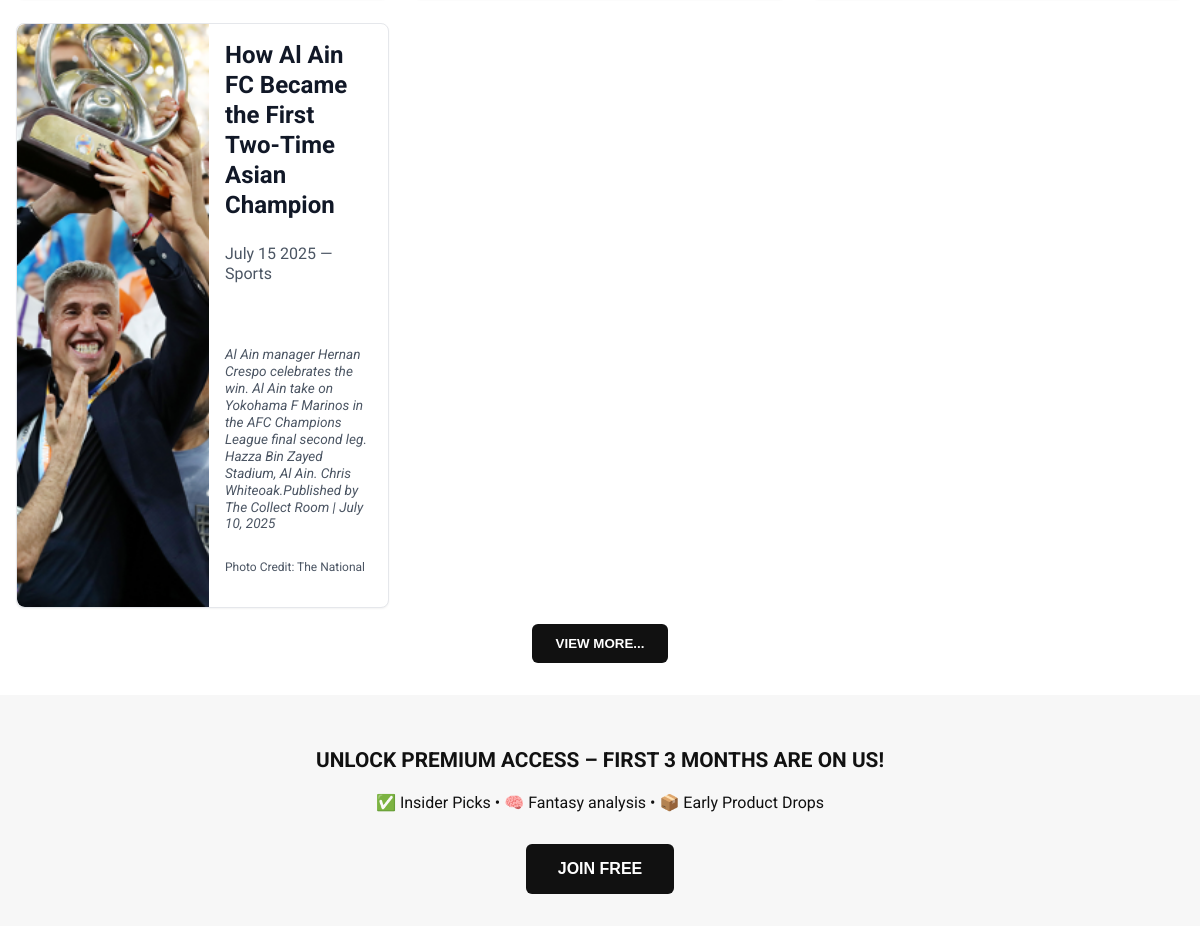
Before: / (middle part) with the older database file.
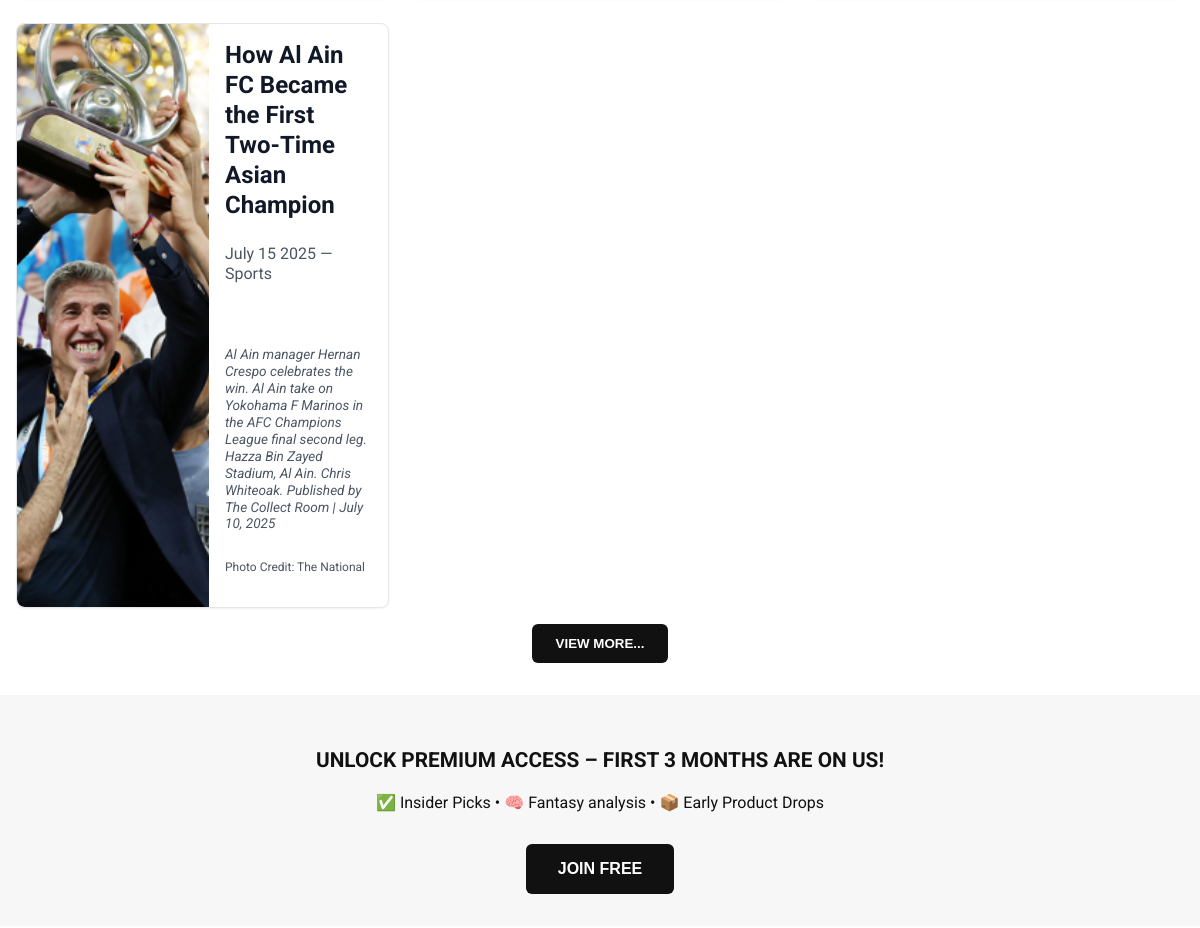
After: the same page with the newer database file.
### app.py (models this page shows)
class News(db.Model):
    id = db.Column(db.Integer, primary_key=True)
    title = db.Column(db.String(255))
    date = db.Column(db.String(50))
    category = db.Column(db.String(100))
    image_filename = db.Column(db.String(255))
    content = db.Column(db.Text)
    image_caption = db.Column(db.String(255))
    image_credit = db.Column(db.String(255))
    @property
    def image_url(self):
        if self.image_filename:
            return f"/static/uploads/{self.image_filename}"
        else:
            return "/static/uploads/default-placeholder.png"

### app.py (the view)
@app.route('/')
def home():
    news_items = News.query.order_by(News.id.desc()).limit(6).all()
    products = Product.query.order_by(Product.id.desc()).limit(4).all()
    welcome_text = "Welcome to TCR Arena - your hub for sports insights, collectibles, live scores, and exclusive content!"
    return render_template('index.html', news_items=news_items, products=products, welcome_text=welcome_text)

### app.py (called while the page is built)
    @property
    def display_image(self):
        if self.image_filename:
            return f"/static/uploads/{self.image_filename}"
        elif self.image_url:
            return self.image_url
        else:
            return "/static/uploads/default-placeholder.png"

### templates/index.html (shortened to what this page needs)
<!DOCTYPE html>
<html lang="en">
<head>
</head>
<body>
  <section class="blog">
    <div class="blog-grid">
      {% for item in news_items %}
      <a href="{{ url_for('view_news', news_id=item.id) }}" class="blog-post" >
        <img src="{{ item.image_url }}" alt="News image" />
        <div class="blog-post-content">
          <strong>{{ item.title }}</strong>
          <p>{{ item.date }} — {{ item.category }}</p>
          {% if item.image_caption %}
            <p class="image-caption">{{ item.image_caption }}</p>
          {% endif %}
          {% if item.image_credit %}
            <p class="image-credit">Photo Credit: {{ item.image_credit }}</p>
          {% endif %}
        </div>
      </a>
      {% endfor %}
    </div>
    <div style="text-align: center; margin-top: 1rem;">
      <a href="{{ url_for('blog') }}">
        <button>VIEW MORE...</button>
      </a>
    </div>
  </section>
  <section class="cta">
    <h3>UNLOCK PREMIUM ACCESS – FIRST 3 MONTHS ARE ON US!</h3>
    <p>✅ Insider Picks • 🧠 Fantasy analysis • 📦 Early Product Drops</p>
    <button>JOIN FREE</button>
  </section>
</body>
</html>

Changed rows visible on the page:
changed News "How Al Ain FC Became the First Two-Time Asian Champion": image_caption "…Stadium, Al Ain. Chris Whiteoak.Published by The Collect Room…" → "…Stadium, Al Ain. Chris Whiteoak. Published by The Collect Room…"
